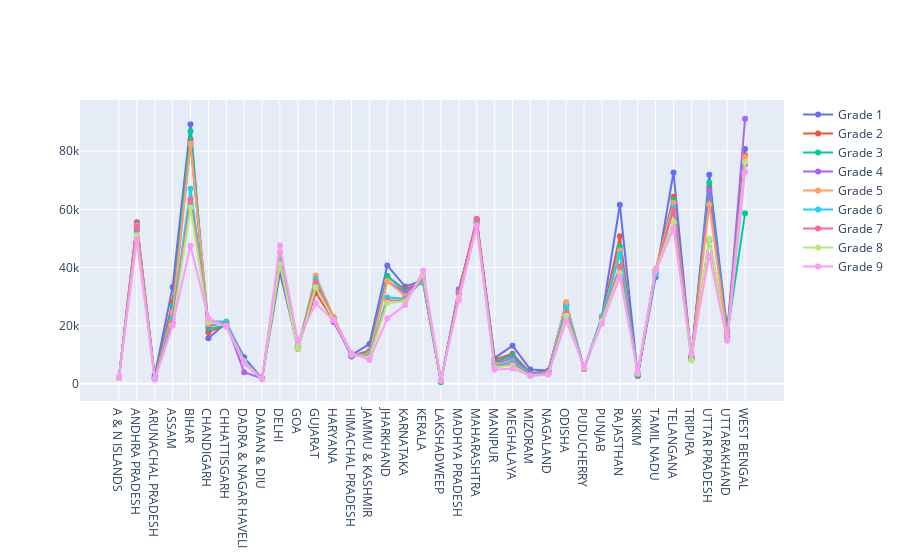

Notebook cell for this chart:
### Code cell
#Enrollment by grade
df5=df.copy()[['STATNAME','C1_B','C2_B','C3_B','C4_B','C5_B','C6_B','C7_B','C8_B','C9_B','C1_G','C2_G','C3_G','C4_G','C5_G','C6_G','C7_G','C8_G','C9_G','TOTPOPULAT']]
df5=df5.groupby(['STATNAME']).mean()
df6=df.copy()[['STATNAME']]
fig=go.Figure()
df6['a']=df5[df5.columns[0]]+df5[df5.columns[0+9]]

df6=df6.groupby(['STATNAME']).mean()

for i in range(0,10):
    df6['Grade '+str(i+1)]=(df5[df5.columns[i]]+df5[df5.columns[i+9]])
    if i==8:
        break
df6.drop('a', axis=1, inplace=True)
for i in df6.columns:
    fig.add_trace(go.Scatter(x=df6.index, y=df6[i],
                    mode='lines+markers',
                    name=i))
fig.show()
df6.head()

### Figure 1 — Plotly figure (JSON) as saved in the notebook; plotly's stock layout.template omitted (floating-point values rounded to 4 significant figures)
{"data": [{"mode": "lines+markers", "name": "Grade 1", "type": "scatter", "x": ["A & N ISLANDS", "ANDHRA PRADESH", "ARUNACHAL PRADESH", "ASSAM", "BIHAR", "CHANDIGARH", "CHHATTISGARH", "DADRA & NAGAR HAVELI", "DAMAN & DIU", "DELHI", "GOA", "GUJARAT", "HARYANA", "HIMACHAL PRADESH", "JAMMU & KASHMIR", "JHARKHAND", "KARNATAKA", "KERALA", "LAKSHADWEEP", "MADHYA PRADESH", "MAHARASHTRA", "MANIPUR", "MEGHALAYA", "MIZORAM", "NAGALAND", "ODISHA", "PUDUCHERRY", "PUNJAB", "RAJASTHAN", "SIKKIM", "TAMIL NADU", "TELANGANA", "TRIPURA", "UTTAR PRADESH", "UTTARAKHAND", "WEST BENGAL"], "y": [2086.0, 52870.0, 2861.0, 33280.0, 89270.0, 15688, 20980.0, 9102, 1788.0, 38260.0, 12690.0, 34100.0, 21270.0, 9900.0, 13660.0, 40720.0, 33430.0, 35650.0, 927, 31560.0, 56660.0, 8837.0, 13130.0, 4887, 4621.0, 26490.0, 5192.0, 23190.0, 61620.0, 2874.0, 36650.0, 72700.0, 8329.0, 71920.0, 18600.0, 80740.0]}, {"mode": "lines+markers", "name": "Grade 2", "type": "scatter", "x": ["A & N ISLANDS", "ANDHRA PRADESH", "ARUNACHAL PRADESH", "ASSAM", "BIHAR", "CHANDIGARH", "CHHATTISGARH", "DADRA & NAGAR HAVELI", "DAMAN & DIU", "DELHI", "GOA", "GUJARAT", "HARYANA", "HIMACHAL PRADESH", "JAMMU & KASHMIR", "JHARKHAND", "KARNATAKA", "KERALA", "LAKSHADWEEP", "MADHYA PRADESH", "MAHARASHTRA", "MANIPUR", "MEGHALAYA", "MIZORAM", "NAGALAND", "ODISHA", "PUDUCHERRY", "PUNJAB", "RAJASTHAN", "SIKKIM", "TAMIL NADU", "TELANGANA", "TRIPURA", "UTTAR PRADESH", "UTTARAKHAND", "WEST BENGAL"], "y": [2098.0, 55590.0, 2346, 28130.0, 84070.0, 17782, 20410.0, 7560, 1880, 41210.0, 12364, 31330.0, 21910.0, 9730.0, 11260.0, 36900, 32460.0, 35030.0, 836, 32000.0, 56040.0, 8322.0, 10370.0, 3671.0, 4498.0, 27260.0, 5193.0, 22700.0, 50770.0, 2708.0, 38710.0, 64370.0, 9113.0, 67730.0, 17130.0, 78620.0]}, {"mode": "lines+markers", "name": "Grade 3", "type": "scatter", "x": ["A & N ISLANDS", "ANDHRA PRADESH", "ARUNACHAL PRADESH", "ASSAM", "BIHAR", "CHANDIGARH", "CHHATTISGARH", "DADRA & NAGAR HAVELI", "DAMAN & DIU", "DELHI", "GOA", "GUJARAT", "HARYANA", "HIMACHAL PRADESH", "JAMMU & KASHMIR", "JHARKHAND", "KARNATAKA", "KERALA", "LAKSHADWEEP", "MADHYA PRADESH", "MAHARASHTRA", "MANIPUR", "MEGHALAYA", "MIZORAM", "NAGALAND", "ODISHA", "PUDUCHERRY", "PUNJAB", "RAJASTHAN", "SIKKIM", "TAMIL NADU", "TELANGANA", "TRIPURA", "UTTAR PRADESH", "UTTARAKHAND", "WEST BENGAL"], "y": [2096, 55000.0, 2092.0, 26590.0, 86980.0, 19074, 19900.0, 7618, 1780, 41990.0, 12290.0, 34010.0, 22460.0, 9504.0, 10930.0, 37170.0, 31730.0, 34860.0, 561, 31990.0, 55350.0, 7495, 9731.0, 3403.0, 4349.0, 27370.0, 5224.0, 22080.0, 47240.0, 2890.0, 38500.0, 63250.0, 9217.0, 69150.0, 16930.0, 58690.0]}, {"mode": "lines+markers", "name": "Grade 4", "type": "scatter", "x": ["A & N ISLANDS", "ANDHRA PRADESH", "ARUNACHAL PRADESH", "ASSAM", "BIHAR", "CHANDIGARH", "CHHATTISGARH", "DADRA & NAGAR HAVELI", "DAMAN & DIU", "DELHI", "GOA", "GUJARAT", "HARYANA", "HIMACHAL PRADESH", "JAMMU & KASHMIR", "JHARKHAND", "KARNATAKA", "KERALA", "LAKSHADWEEP", "MADHYA PRADESH", "MAHARASHTRA", "MANIPUR", "MEGHALAYA", "MIZORAM", "NAGALAND", "ODISHA", "PUDUCHERRY", "PUNJAB", "RAJASTHAN", "SIKKIM", "TAMIL NADU", "TELANGANA", "TRIPURA", "UTTAR PRADESH", "UTTARAKHAND", "WEST BENGAL"], "y": [2076.0, 54870.0, 1925.0, 25290.0, 82630.0, 19983, 20760.0, 4015, 1863, 42850.0, 12360.0, 34490.0, 22570.0, 9375.0, 10690.0, 35370.0, 31260.0, 35450.0, 988, 32500.0, 55210.0, 6991.0, 8755.0, 3169.0, 4276.0, 27900.0, 5291, 22390.0, 45260.0, 3233, 38530.0, 62080.0, 9537, 66500.0, 16600.0, 91150.0]}, {"mode": "lines+markers", "name": "Grade 5", "type": "scatter", "x": ["A & N ISLANDS", "ANDHRA PRADESH", "ARUNACHAL PRADESH", "ASSAM", "BIHAR", "CHANDIGARH", "CHHATTISGARH", "DADRA & NAGAR HAVELI", "DAMAN & DIU", "DELHI", "GOA", "GUJARAT", "HARYANA", "HIMACHAL PRADESH", "JAMMU & KASHMIR", "JHARKHAND", "KARNATAKA", "KERALA", "LAKSHADWEEP", "MADHYA PRADESH", "MAHARASHTRA", "MANIPUR", "MEGHALAYA", "MIZORAM", "NAGALAND", "ODISHA", "PUDUCHERRY", "PUNJAB", "RAJASTHAN", "SIKKIM", "TAMIL NADU", "TELANGANA", "TRIPURA", "UTTAR PRADESH", "UTTARAKHAND", "WEST BENGAL"], "y": [2112.0, 54490.0, 1837.0, 24530.0, 82580.0, 20703, 21400.0, 7901, 1762, 45359, 12200.0, 37230.0, 23060.0, 9918.0, 10240.0, 35410.0, 30130.0, 35340.0, 1096, 30980.0, 55250.0, 6723.0, 7814.0, 3035.0, 3900.0, 28020.0, 5108.0, 22760.0, 45820.0, 3496.0, 39294, 62290.0, 9662.0, 61640.0, 16520.0, 78030.0]}, {"mode": "lines+markers", "name": "Grade 6", "type": "scatter", "x": ["A & N ISLANDS", "ANDHRA PRADESH", "ARUNACHAL PRADESH", "ASSAM", "BIHAR", "CHANDIGARH", "CHHATTISGARH", "DADRA & NAGAR HAVELI", "DAMAN & DIU", "DELHI", "GOA", "GUJARAT", "HARYANA", "HIMACHAL PRADESH", "JAMMU & KASHMIR", "JHARKHAND", "KARNATAKA", "KERALA", "LAKSHADWEEP", "MADHYA PRADESH", "MAHARASHTRA", "MANIPUR", "MEGHALAYA", "MIZORAM", "NAGALAND", "ODISHA", "PUDUCHERRY", "PUNJAB", "RAJASTHAN", "SIKKIM", "TAMIL NADU", "TELANGANA", "TRIPURA", "UTTAR PRADESH", "UTTARAKHAND", "WEST BENGAL"], "y": [2098, 53770.0, 1775.0, 22380.0, 67110.0, 21642, 21320.0, 7737, 1693, 42170.0, 12246, 36070.0, 22030.0, 10220.0, 9562.0, 29720.0, 29250.0, 35850.0, 1059, 31290.0, 55880.0, 6066.0, 7632.0, 3025.0, 3639.0, 26150.0, 5447, 23220.0, 44640.0, 3956.0, 37570.0, 60520.0, 8678.0, 49560.0, 15643, 75540.0]}, {"mode": "lines+markers", "name": "Grade 7", "type": "scatter", "x": ["A & N ISLANDS", "ANDHRA PRADESH", "ARUNACHAL PRADESH", "ASSAM", "BIHAR", "CHANDIGARH", "CHHATTISGARH", "DADRA & NAGAR HAVELI", "DAMAN & DIU", "DELHI", "GOA", "GUJARAT", "HARYANA", "HIMACHAL PRADESH", "JAMMU & KASHMIR", "JHARKHAND", "KARNATAKA", "KERALA", "LAKSHADWEEP", "MADHYA PRADESH", "MAHARASHTRA", "MANIPUR", "MEGHALAYA", "MIZORAM", "NAGALAND", "ODISHA", "PUDUCHERRY", "PUNJAB", "RAJASTHAN", "SIKKIM", "TAMIL NADU", "TELANGANA", "TRIPURA", "UTTAR PRADESH", "UTTARAKHAND", "WEST BENGAL"], "y": [2091, 53940.0, 1662.0, 21070.0, 63350.0, 21754, 20400.0, 7451, 1638.0, 41020.0, 11951, 35070.0, 22360.0, 10430.0, 9120.0, 28690.0, 28770.0, 36870.0, 1021, 31060.0, 56790.0, 5775.0, 6806.0, 2905.0, 3377.0, 24350.0, 5359.0, 22230.0, 40440.0, 3586, 39420.0, 59670.0, 8519.0, 49410.0, 15300.0, 75670.0]}, {"mode": "lines+markers", "name": "Grade 8", "type": "scatter", "x": ["A & N ISLANDS", "ANDHRA PRADESH", "ARUNACHAL PRADESH", "ASSAM", "BIHAR", "CHANDIGARH", "CHHATTISGARH", "DADRA & NAGAR HAVELI", "DAMAN & DIU", "DELHI", "GOA", "GUJARAT", "HARYANA", "HIMACHAL PRADESH", "JAMMU & KASHMIR", "JHARKHAND", "KARNATAKA", "KERALA", "LAKSHADWEEP", "MADHYA PRADESH", "MAHARASHTRA", "MANIPUR", "MEGHALAYA", "MIZORAM", "NAGALAND", "ODISHA", "PUDUCHERRY", "PUNJAB", "RAJASTHAN", "SIKKIM", "TAMIL NADU", "TELANGANA", "TRIPURA", "UTTAR PRADESH", "UTTARAKHAND", "WEST BENGAL"], "y": [2047.0, 51110.0, 1625.0, 19920.0, 60640.0, 21295, 19910.0, 7590, 1585, 41250.0, 12060.0, 33180.0, 22010.0, 10150.0, 8943.0, 27780.0, 28290.0, 37540.0, 1088, 29630.0, 54480.0, 5634.0, 6279.0, 2695.0, 3131, 23400.0, 5552.0, 21540.0, 38150.0, 3580, 39200.0, 55630.0, 8134.0, 49770.0, 15020.0, 76270.0]}, {"mode": "lines+markers", "name": "Grade 9", "type": "scatter", "x": ["A & N ISLANDS", "ANDHRA PRADESH", "ARUNACHAL PRADESH", "ASSAM", "BIHAR", "CHANDIGARH", "CHHATTISGARH", "DADRA & NAGAR HAVELI", "DAMAN & DIU", "DELHI", "GOA", "GUJARAT", "HARYANA", "HIMACHAL PRADESH", "JAMMU & KASHMIR", "JHARKHAND", "KARNATAKA", "KERALA", "LAKSHADWEEP", "MADHYA PRADESH", "MAHARASHTRA", "MANIPUR", "MEGHALAYA", "MIZORAM", "NAGALAND", "ODISHA", "PUDUCHERRY", "PUNJAB", "RAJASTHAN", "SIKKIM", "TAMIL NADU", "TELANGANA", "TRIPURA", "UTTAR PRADESH", "UTTARAKHAND", "WEST BENGAL"], "y": [2297.0, 49520.0, 1458.0, 20130.0, 47520.0, 22579, 19630.0, 6982, 1625, 47610.0, 14783, 27680.0, 21740.0, 10550.0, 8229.0, 22468, 27110.0, 38970.0, 1406, 28770.0, 54250.0, 4858.0, 5306.0, 2764.0, 3301.0, 21620.0, 5873.0, 20700.0, 36790.0, 4029.0, 38720.0, 53480.0, 10570.0, 44110.0, 14780.0, 72800.0]}], "layout": {}}
